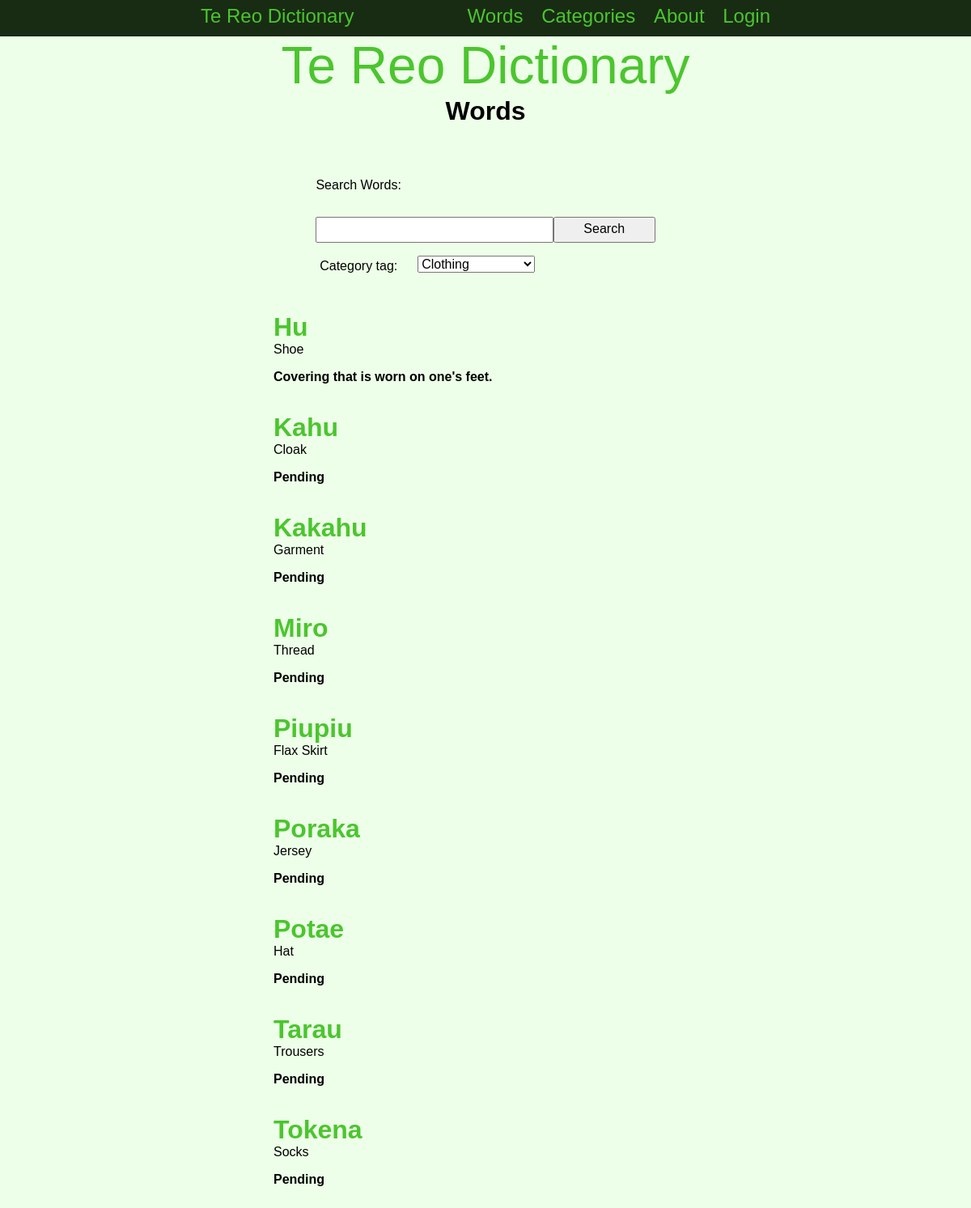
/words/category/3, run on the app's committed database.
### tables this page shows
CREATE TABLE "words"
(
    id                integer
        constraint words_pk
            primary key autoincrement,
    english_word      varchar(30),
    maori_word        varchar(30),
    definition        varchar(100),
    category_id       integer
        constraint categrory_id
            references categories,
    level             integer,
    last_edited_date  date,
    last_edited_by_id integer
        constraint user_id
            references users,
    image_name        varchar(30)
);

### app.py (the view)
@app.route('/words/category/<category_id>', methods=['POST', 'GET'])
def render_wordcategory(category_id):
    if request.method == 'POST':
        search = request.form.get('search').lower().strip()
        category_filter = request.form.get('category')
        return search_redirect(search, category_filter)
    words = database_select('SELECT * FROM words WHERE category_id = ?', (category_id,))
    if len(words) == 0:
        words = None
    search = [int(category_id), None]
    return render_template('words.html', logged_in=is_logged_in(), session_info=session_info(), word_info=words, categories=category_info(), users=user_info(), words=words, search=search)

### app.py (called while the page is built)
def create_connection(db_file):
    try:
        connection = sqlite3.connect(db_file)
        return connection
    except Error as e:
        print(e)
    return None

def database_select(query, info):
    con = create_connection(DATABASE)
    cur = con.cursor()
    cur.execute(query, info)
    info = cur.fetchall()
    con.close()
    return info

def is_logged_in():
    if session.get('email') is None:
        return False
    else:
        return True

def session_info():
    return session

def category_info():
    return database_select('SELECT * FROM categories', ())

def user_info():
    return database_select('SELECT * FROM users', ())

### templates/words.html (shortened to what this page needs)
{% extends "base.html" %}
{% block pageheading %}Words{% endblock %}
{% block main %}
    <table><tr><td>
        <form class="form" method="POST">
            <div class="form-group">
                <div class="form-button">Search Words:</div>
            </div>
            <div class="form-group">
                <div class="form-element"><input type="text" name="search" id="search"></div>
                <div class="form-button-label"><input type="submit" value="Search"></div>
            </div>
            <div class="form-group">
                <div class="form-text-label">Category tag:</div>
                <div class="form-element">
                    <select name="category" id="category">
                        {% for category in categories %}
                            <option {% if search != None %}{% if search[0] == category[0] %}selected{% endif %}{% endif %}>{{ category[1] }}</option>
                        {% endfor %}
                    </select>
                </div>
            </div>
       </form>
    </td></tr></table>
    <br>
    {% if word_info != None %}
        {% for word in word_info %}
            <table class="word_display">
                <tr>
                    <td colspan="2"><h3 onclick="togglePopup{{ word[0] }}()">{{ word[2] }}</h3><p>{{ word[1] }}</p></td>
                </tr>
                <tr>
                    <td colspan="2" class="definition">{{ word[3] }}</td>
                </tr>
            </table>
            <br>
        {% endfor %}
    {% else %}
        <h2>No results found</h2>
    {% endif %}
{% endblock %}

### static/TeReoDictionary.css (style rules this page uses)
* { font-family: 'Rage Italic', sans-serif; padding: 0; margin: 0; box-sizing: border-box; }
body { background-color: rgb(237, 255, 232); }
h3 { font-size: 2rem; color: rgb(76, 197, 47); }
.word_display h3 { cursor: pointer; }
.definition, .word_label { font-weight: bold; }
.form { width: 80%; margin: auto; padding-bottom: 1rem; margin-bottom: 20px; display: block; }
.form-group { padding-top: 3rem; }
.form-group input { padding: 0.3rem; width: 100%; }
.form-text-label { width: 30%; float: left; padding: 0.3rem; }
.form-button-label { width: 30%; float: left; }
.form-element { width: 70%; float: left; }
.form-button { width: 100%; float: left; }
table { border-collapse: collapse; width: 75%; margin: auto; table-layout: fixed; }
td, tr { padding: 8px; }

### data on the page
words: maori_word "Hu", english_word "Shoe", definition "Covering that is worn on one's feet."
words: maori_word "Kahu", english_word "Cloak", definition "Pending"
words: maori_word "Kakahu", english_word "Garment", definition "Pending"
words: maori_word "Miro", english_word "Thread", definition "Pending"
words: maori_word "Piupiu", english_word "Flax Skirt", definition "Pending"
words: maori_word "Poraka", english_word "Jersey", definition "Pending"
words: maori_word "Potae", english_word "Hat", definition "Pending"
words: maori_word "Tarau", english_word "Trousers", definition "Pending"
words: maori_word "Tokena", english_word "Socks", definition "Pending"

### other printed values
form field category "Clothing"
